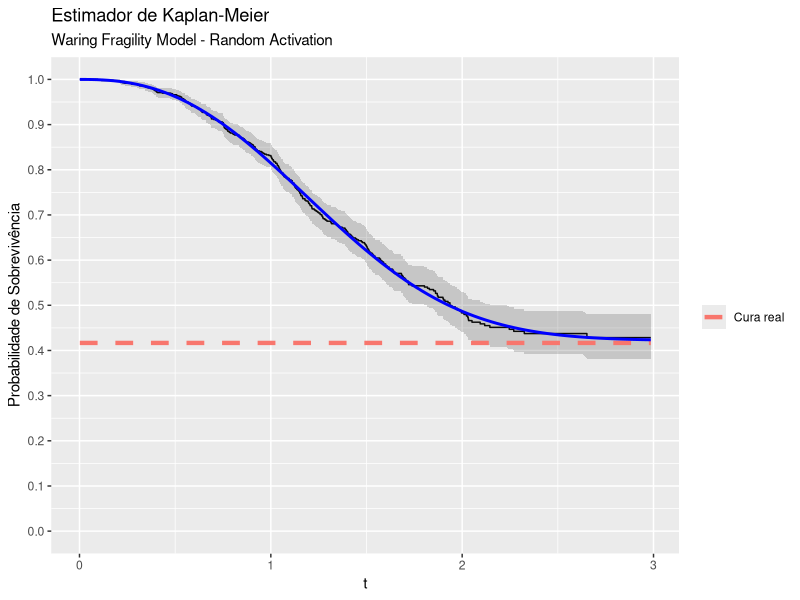

R code for this plot:
## ---- chunk 1
library(purrr) # install.packages("purrr")
library(rlang) # install.packages("rlang")
library(tibble) # install.packages("tibble")
library(ggplot2) # install.packages("ggplot2")
library(cowplot) # install.packages("cowplot")
library(survival) # install.packages("survival")
library(glue) # install.pakcages("glue")

rm(list = ls(all = TRUE))

# Funcao que usaremos para gerar os dados
random_cure <-
  function(n = 1L,
           cure_fraction,
           quantile_function,
           cdf = NULL,
           t_max = NULL,
           uniform_censoring = TRUE,
           lower = 0,
           upper = 50,
           args_model) {
    find_root <- function(u, ...) {
      uniroot(\(x) cdf(x, ...) - u, lower = lower, upper = upper, tol = .Machine$double.eps^0.5)$root
    }
    find_root <- Vectorize(FUN = find_root, vectorize.args = c("u"))

    c <- rbinom(n = n, size = 1L, prob = 1 - cure_fraction)
    u <- runif(n = n, min = 0, max = 1 - cure_fraction)

    if (is.function(quantile_function)) {
      quantile_function <- purrr::partial(.f = quantile_function, !!!args_model)
    } else if (is.function(cdf)) {
      quantile_function <- purrr::partial(.f = find_root, !!!args_model)
    } else {
      stop("Invalid input: You must provide either a valid quantile function (quantile_function) or a cumulative distribution function (cdf).")
    }

    t <- quantile_function(u)
    t_c <- ifelse(c, yes = t, no = .Machine$double.xmax)

    if (!is.null(t_max)) {
      t_observed <- pmin(t_c, t_max)
      delta <- ifelse(t_observed < t_max, yes = 1L, no = 0L)
    } else {
      t_max <- max(t * c)
      if (uniform_censoring) {
        w <- runif(n = n, min = 0, max = t_max)
      } else {
        w <- rexp(n = n, rate = t_max)
      }
      t_observed <- pmin(t_c, w)
      delta <- ifelse(t_observed < w, yes = 1L, no = 0L)
    }
    return(tibble::tibble(t = t_observed, delta = delta))
  }

# Função usada para construir o Kaplan-Meier mais fácil no ggplot2
plot_kaplan <- function(dados, cura_real = NULL) {
  dados_surv <- Surv(time = dados$t, event = dados$delta)
  km_fit <- survfit(dados_surv ~ 1)

  km_data <- data.frame(
    time = km_fit$time,
    surv = km_fit$surv,
    upper = km_fit$upper,
    lower = km_fit$lower
  )

  ggplot(km_data, aes(x = time, y = surv)) +
    geom_step() +
    geom_ribbon(aes(ymin = lower, ymax = upper), alpha = 0.2) +
    labs(x = "Tempo", y = "Probabilidade de Sobrevivência", title = "Curva de Kaplan-Meier") +
    stat_summary(geom = "line", fun = \(i) cura_real, aes(color = "Cura real"), linewidth = 1.5, linetype = 2) +
    scale_y_continuous(limits = c(0, 1), n.breaks = 10) +
    labs(x = "t") +
    guides(color = guide_legend(title = ""))
}

quantile_model_exp <- function(u, rho, a, lambda) {
  -log((a - a * u - rho * u) / a) / lambda
}

# Waring Fragility Model - Random Activation
# G is the baseline distribution
# rho > 2. Se rho < 2, a variância da distribuição é infinita.
# a > 0
surv_wfm_random <- function(G) {
  function(t, rho, a, ...) {
    cure <- rho / (a + rho)
    cure + (1 - cure) * (1 - G(t, ...))
  }
}
desity_wfm_random <- function(g) {
  function(t, rho, a, ...) {
    cure <- rho / (a + rho)
    (1 - cure) * g(t, ...)
  }
}

# Criando automaticamente a função de sobrevivência do modelo com
# ativação aleatória, com G ~ Weibull
# Aqui você cria qualquer sobrevivencia, distribuição acumulada e densidade
# do seu modelo.
surv_wfm_random_weibull <- surv_wfm_random(G = pweibull) # Basta passar a G

cdf_wfm_random_weibull <- function(t, rho, a, shape, scale) {
  1 - surv_wfm_random_weibull(t, rho, a, shape = shape, scale = scale)
}

pdf_wfm_random_weibull <- desity_wfm_random(g = dweibull) # Basta passar a g

# Dados verdadeiros
rho <- 2.5
a <- 3.5
shape <- 2.5
scale <- 1.5
cura <- rho / (a + rho) # rho > 2

# Gerando dados
set.seed(0)
dados <- random_cure(
  n = 1000L,
  cure_fraction = cura,
  quantile_function = NULL,
  cdf = cdf_wfm_random_weibull,
  t_max = NULL,
  lower = 0,
  upper = 30,
  args_model = list(rho = rho, a = a, shape = shape, scale = scale),
  uniform_censoring = TRUE
)

p1 <-
  plot_kaplan(dados, cura_real = cura) +
  ggtitle("Estimador de Kaplan-Meier", "Waring Fragility Model - Random Activation")


# Estimação ---------------------------------------------------------------
# Função de log-verossimilhança
log_likelihood <- function(t, delta, rho, a, shape, scale){
  term_1 <- delta * log(pdf_wfm_random_weibull(t = t, rho = rho, a = a, shape = shape, scale = scale))
  term_2 <- (1 - delta) * log(surv_wfm_random_weibull(t = t, rho = rho, a = a, shape = shape, scale = scale))
  -sum(term_1 + term_2)
}

log_likelihood(t = dados$t, delta = dados$delta, rho = rho, a = a, shape = shape, scale = scale)

try_log_likelihood <- function(...) {
  tryCatch(
    log_likelihood(...),
    error = function(e) Inf
  )
}

emv <-
  optim(
    par = c(rho, a, shape, scale),
    fn = \(par) try_log_likelihood(t = dados$t, delta = dados$delta, rho = par[1], a = par[2], shape = par[3], scale = par[4]),
    method = "BFGS"
  )

# Adiciona ao gráfico uma curva de sobrevivência estimada
p1 +
  stat_function(
    fun = \(t) surv_wfm_random_weibull(t, rho = emv$par[1], a = emv$par[2], shape = emv$par[3], scale = emv$par[4]),
    color = "blue",
    linewidth = 1,
    aes(color = "Sobrevivência estimada")
  ) 
